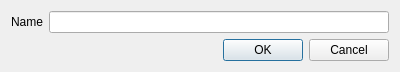
<?xml version="1.0" encoding="UTF-8"?>
<ui version="4.0">
 <class>EditEntityDialog</class>
 <widget class="QDialog" name="EditEntityDialog">
  <property name="geometry">
   <rect>
    <x>0</x>
    <y>0</y>
    <width>400</width>
    <height>71</height>
   </rect>
  </property>
  <property name="windowTitle">
   <string>Edit Entity</string>
  </property>
  <layout class="QGridLayout" name="gridLayout">
   <item row="0" column="0">
    <layout class="QFormLayout" name="formLayout_2">
     <item row="0" column="0">
      <widget class="QLabel" name="nameLabel">
       <property name="text">
        <string>Name</string>
       </property>
      </widget>
     </item>
     <item row="0" column="1">
      <widget class="QLineEdit" name="nameLineEdit"/>
     </item>
    </layout>
   </item>
   <item row="1" column="0">
    <widget class="QDialogButtonBox" name="buttonBox">
     <property name="orientation">
      <enum>Qt::Horizontal</enum>
     </property>
     <property name="standardButtons">
      <set>QDialogButtonBox::Cancel|QDialogButtonBox::Ok</set>
     </property>
    </widget>
   </item>
  </layout>
 </widget>
 <resources/>
 <connections>
  <connection>
   <sender>buttonBox</sender>
   <signal>accepted()</signal>
   <receiver>EditEntityDialog</receiver>
   <slot>accept()</slot>
   <hints>
    <hint type="sourcelabel">
     <x>248</x>
     <y>254</y>
    </hint>
    <hint type="destinationlabel">
     <x>157</x>
     <y>274</y>
    </hint>
   </hints>
  </connection>
  <connection>
   <sender>buttonBox</sender>
   <signal>rejected()</signal>
   <receiver>EditEntityDialog</receiver>
   <slot>reject()</slot>
   <hints>
    <hint type="sourcelabel">
     <x>316</x>
     <y>260</y>
    </hint>
    <hint type="destinationlabel">
     <x>286</x>
     <y>274</y>
    </hint>
   </hints>
  </connection>
 </connections>
</ui>
